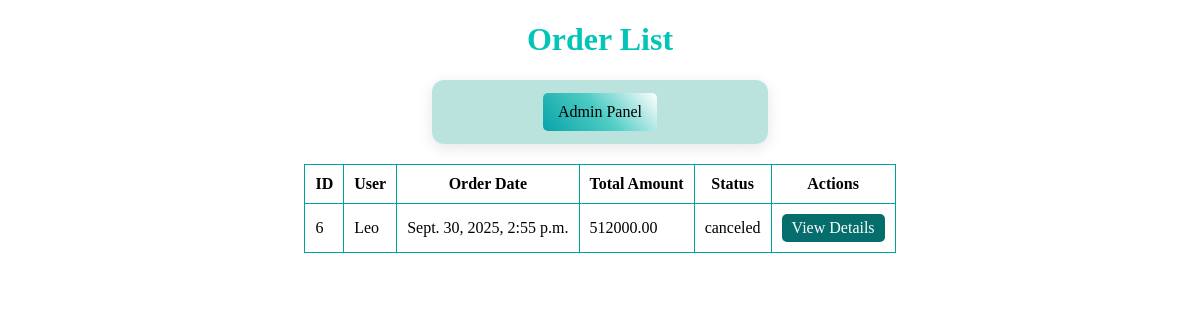
Page /manage_orders/ on the committed database.
### store/models.py (models this page shows, shortened)
class Order(models.Model):
    user = models.ForeignKey(CustomUser, on_delete=models.SET_NULL, null=True)
    document_number = models.CharField(
        max_length=50,
        blank=True,
        null=True,
    )
    full_name = models.CharField(max_length=100, blank=True, null=True)
    shipping_phone = models.CharField(max_length=20, blank=True, null=True)
    created_at = models.DateTimeField(auto_now_add=True)
    total_amount = models.DecimalField(max_digits=10, decimal_places=2)
    is_paid = models.BooleanField(default=False)
    payment_method = models.CharField(
        choices=[
            ('credit_card', 'Tarjeta de Crédito'),
            ('paypal', 'PayPal'),
            ('cash', 'Efectivo')
        ],
        default='cash'
    )
    shipping_address = models.CharField(
        max_length=255,
        blank=True,
        null=True
    )
    status = models.CharField(
        choices=[('pending', 'Pendiente'), ('shipped', 'Enviado'), ('delivered', 'Entregado'), ('canceled', 'Cancelado')],
        default='pending'
    )
    observations = models.TextField(blank=True)

### users/models.py (models this page shows, shortened)
class CustomUser(AbstractUser):
    document_number = models.CharField(max_length=20, blank=True)
    address = models.CharField(max_length=200, blank=True)
    phone_number = models.CharField(max_length=20, blank=True)
    is_admin = models.BooleanField(default=False)

### store/views.py (the view)
# urls.py: path('manage_orders/', views.manage_orders, name='manage_orders'),
def manage_orders(request):
    orders = Order.objects.all().order_by('-created_at') # Mostrar órdenes, no productos
    return render(request, 'store/admin/manage_orders.html', {'orders': orders})

### store/templates/store/admin/manage_orders.html (shortened to what this page needs)
<!DOCTYPE html>
<html lang="en">
<head>
    <link rel="stylesheet" href="/static/css/admin.css">
</head>
<body>
    <h1>Order List</h1>
    <div class="option-container">
        <a class="admin-option" href="{% url 'users:admin_panel' %}">Admin Panel</a>
    </div>
    <table>
        <thead>
            <tr>
                <th>ID</th>
                <th>User</th>
                <th>Order Date</th>
                <th>Total Amount</th>
                <th>Status</th>
                <th>Actions</th>
            </tr>
        </thead>
        <tbody>
            {% for order in orders %}
            <tr>
                <td>{{ order.id }}</td>
                <td>{{ order.user.username }}</td>
                <td>{{ order.created_at }}</td>
                <td>{{ order.total_amount }}</td>
                <td>{{ order.status }}</td>
                <td>
                    <div class="actions">
                        <a href="{% url 'store:update_order_status' order.id %}" class="edit">View Details</a>
                    </div>
                </td>
            </tr>
            {% endfor %}
        </tbody>
    </table>
</body>
</html>

### static/css/admin.css (style rules this page uses)
h1 { text-align: center; color: rgb(2, 197, 184); }
.admin-option { display: inline-block; background: linear-gradient(50deg,rgba(7, 163, 168, 1) 0%, rgba(78, 204, 196, 1) 50%, rgba(255, 255, 255, 1) 100%); text-decoration: none; color: var(--text-dark); border: none; font-weight: 500; padding: 10px 15px; border-radius: 5px; transition: color 0.3s ease; margin: 5px; }
.option-container { margin:auto; background: rgba(3, 150, 130, 0.267); padding: 8px; border-radius: 12px; box-shadow: 0 4px 15px rgba(0, 0, 0, 0.1); width: 100%; max-width: 320px; text-align: center; }
table, th, td { border-collapse: collapse; max-width: 1200px; border: 1px solid rgb(0, 163, 155); margin-top: 20px; margin-left: auto; margin-right: auto; background: white; padding: 10px; }
.actions { display: flex; gap: 10px; justify-content: center; }
.edit, .delete { text-decoration: none; padding: 5px 10px; border: none; border-radius: 5px; cursor: pointer; color: white; font-weight: 500; transition: background 0.3s ease; }
.edit { background-color: rgb(6, 109, 109); }

### rows in the picture
Order: id "6", user.username "Leo", created_at "Sept. 30, 2025, 2:55 p.m.", total_amount "512000.00", status "canceled"
